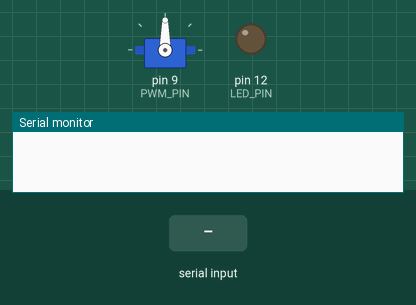
This sketch was run on a simulated Arduino Uno, built with avr-gcc and run on an emulated ATmega328P. Shown: servo, output pins drawn as LEDs (lit = HIGH), the last lines printed to the serial monitor. Inputs (shaded band) come from the test bench.

Above: at 2.8 s.
2.9 s: "2" received over the second serial link
At 3.9 s:
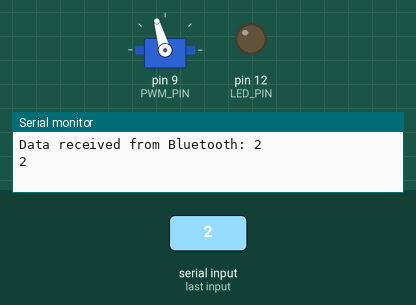
4.4 s: "0" received over the second serial link
At 5.0 s:
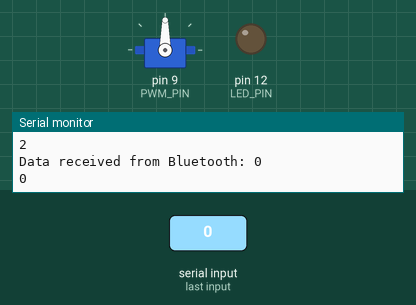
Timing chart, 0 to 7.4 s (numbered marks = the images above; inputs shaded):
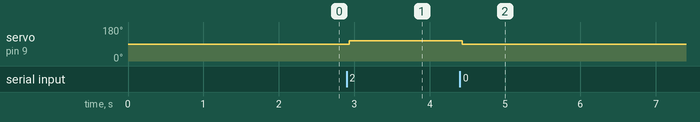

Measured:
- after the input at 2.9 s, servo on pin 9 (PWM_PIN): 90° → 106° at once
- after the input at 4.4 s, servo on pin 9 (PWM_PIN): 106° → 90° at once

The sketch:

Prototype_v1.0_esk8.ino
```cpp
// Testing using code from a website. Have to test with his specified app.
// Phone must pair with HC-06 and then Connect from app.
// Check if LED blinks as expected with app?

#include <SoftwareSerial.h>
#include <Servo.h>

#define BAUDRATE 9600

// defines for bluetooth input states
#define BT_ZERO 48
#define BT_BRAKE 49
#define BT_CENTER 50
#define BT_POWER 51
#define BT_MAX 53

// defines for esc power states
#define ESC_ZERO 90
#define ESC_BRAKE 98
#define ESC_CENTER 106
#define ESC_POWER 114
#define ESC_MAX 130

#define LED_PIN 12
#define PWM_PIN 9
#define BT_RX 4
#define BT_TX 2

// mySerial ( RX (input pin), TX ( output transmission pin))
SoftwareSerial mySerial(BT_RX, BT_TX);
Servo ESC;
char data;
int val;

void setup() {
  Serial.begin(BAUDRATE); //open the serial port
  delay(200);
  mySerial.begin(BAUDRATE); // open the bluetooth serial port
  delay(200);
  pinMode(LED_PIN, OUTPUT);
  delay(200);

  // Servo setup
  ESC.attach(PWM_PIN);
  delay(1000);
}


void loop()
{
  if (mySerial.available() > 0) // Send data only when you receive data:
  {
    data = mySerial.read(); //read data from bluetooth over serial

    if (isDigit(data)) {
      Serial.print("Data received from Bluetooth: ");
      Serial.println(data);
      mySerial.print("Data received from Bluetooth: ");
      mySerial.println(data);

      val = map((int)data, BT_ZERO, BT_MAX, ESC_ZERO, ESC_MAX);
      // Checking if input is coast or brake
      if ((int)data <= BT_CENTER && (int)data >= BT_ZERO) {
        digitalWrite(LED_PIN, LOW);
        // if mapped value to ESC is below what's possible, reset to ESC_ZERO (full brake)
        if (val < ESC_ZERO) {
          val = ESC_ZERO;
        }
        ESC.write(val);
        Serial.println(data);
      } // end if braking or coast

      // Checking if input is power (3 levels)
      else if ((int)data >= BT_POWER && (int)data <= BT_MAX) {
        digitalWrite(LED_PIN, HIGH);
        if (val > ESC_MAX) {
          val = ESC_MAX;
        }
        ESC.write(val);
      } // end else if power

      // Checking if output is out of range (else)
      else {
        digitalWrite(LED_PIN, LOW);
        val = ESC_ZERO;
        ESC.write(val);
      } // end else out of range

    } // Comment out this section for troubleshooting

  }
}
```
